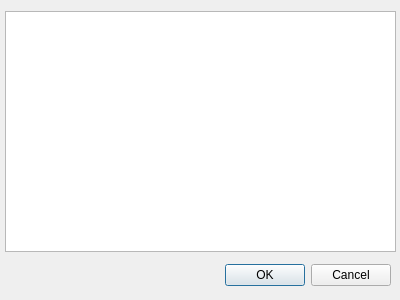
<?xml version="1.0" encoding="UTF-8"?>
<ui version="4.0">
 <class>Details</class>
 <widget class="QDialog" name="Details">
  <property name="windowModality">
   <enum>Qt::NonModal</enum>
  </property>
  <property name="enabled">
   <bool>true</bool>
  </property>
  <property name="geometry">
   <rect>
    <x>0</x>
    <y>0</y>
    <width>400</width>
    <height>300</height>
   </rect>
  </property>
  <property name="windowTitle">
   <string>Details</string>
  </property>
  <property name="locale">
   <locale language="English" country="UnitedKingdom"/>
  </property>
  <property name="sizeGripEnabled">
   <bool>false</bool>
  </property>
  <property name="modal">
   <bool>false</bool>
  </property>
  <widget class="QDialogButtonBox" name="buttonBox">
   <property name="geometry">
    <rect>
     <x>10</x>
     <y>260</y>
     <width>381</width>
     <height>31</height>
    </rect>
   </property>
   <property name="orientation">
    <enum>Qt::Horizontal</enum>
   </property>
   <property name="standardButtons">
    <set>QDialogButtonBox::Cancel|QDialogButtonBox::Ok</set>
   </property>
  </widget>
  <widget class="QListWidget" name="listDetails">
   <property name="geometry">
    <rect>
     <x>5</x>
     <y>11</y>
     <width>391</width>
     <height>241</height>
    </rect>
   </property>
  </widget>
 </widget>
 <resources/>
 <connections>
  <connection>
   <sender>buttonBox</sender>
   <signal>accepted()</signal>
   <receiver>Details</receiver>
   <slot>accept()</slot>
   <hints>
    <hint type="sourcelabel">
     <x>248</x>
     <y>254</y>
    </hint>
    <hint type="destinationlabel">
     <x>157</x>
     <y>274</y>
    </hint>
   </hints>
  </connection>
  <connection>
   <sender>buttonBox</sender>
   <signal>rejected()</signal>
   <receiver>Details</receiver>
   <slot>reject()</slot>
   <hints>
    <hint type="sourcelabel">
     <x>316</x>
     <y>260</y>
    </hint>
    <hint type="destinationlabel">
     <x>286</x>
     <y>274</y>
    </hint>
   </hints>
  </connection>
 </connections>
</ui>
